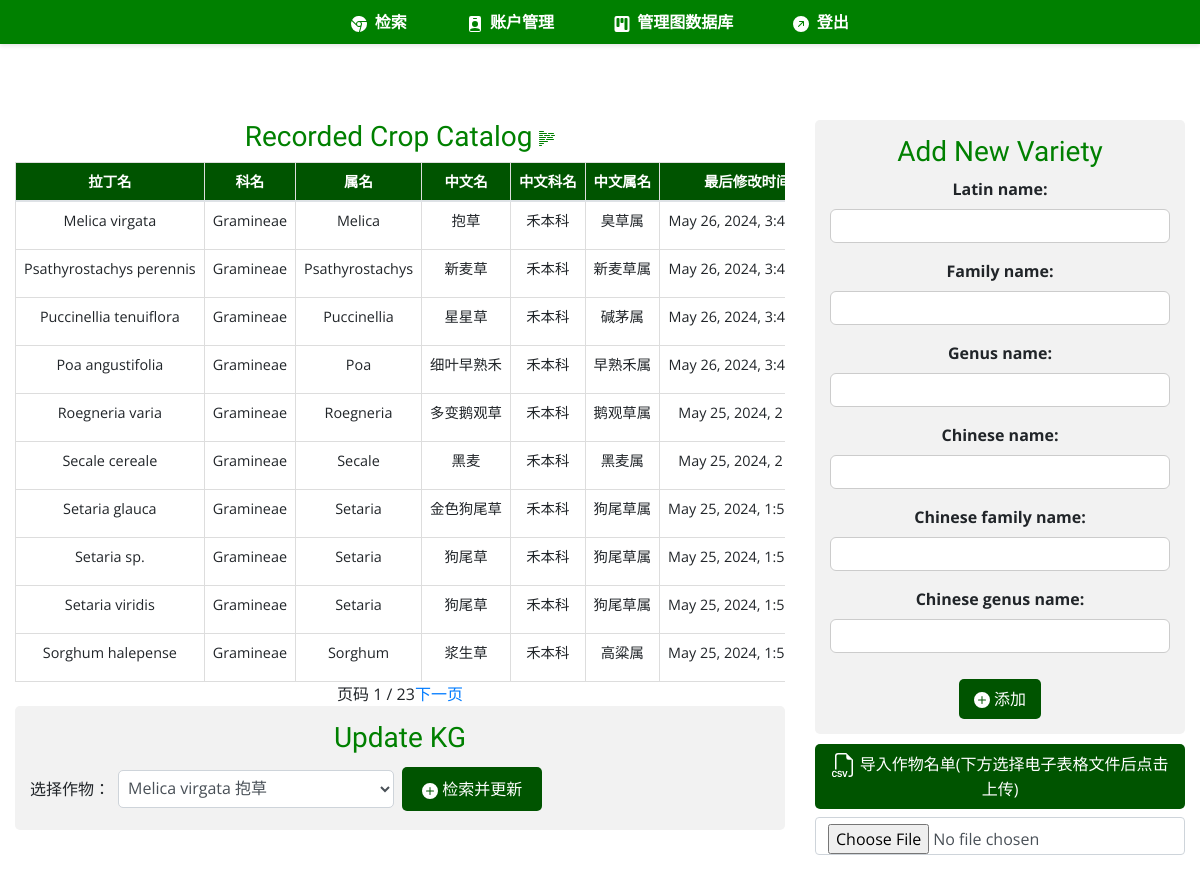
Screenshot of /neo4j_manage/ (signed in) with the database file from the repository.
### neo4j_manage/models.py (models this page shows)
class Crop(models.Model):
    SYNC_CHOICES = (
        ("Y", "Yes"),
        ("N", "No"),
    )
    latin_name = models.CharField(max_length=255, unique=True)
    family_name = models.CharField(max_length=255)
    genus_name = models.CharField(max_length=255)
    chinese_name = models.CharField(max_length=255)
    chinese_family_name = models.CharField(max_length=255)
    chinese_genus_name = models.CharField(max_length=255)
    last_modified = models.DateTimeField(auto_now=True)
    is_synced = models.CharField(max_length=1, choices=SYNC_CHOICES, default="N")
    def __str__(self):
        return f"{self.latin_name} - {self.last_modified.strftime('%Y-%m-%d %H:%M:%S')}"

### neo4j_manage/views.py (the view, shortened to what this page needs)
# urls.py: path("", CropView.as_view(), name="neo4j-manage"),
class CropView(LoginRequiredMixin, Neo4jManagerMixin, View):
    template_name = "neo4j_manage/neo4j_manage.html"
    paginate_by = 10
    def get(self, request, *args, **kwargs):
        crop_list = Crop.objects.order_by("-last_modified")
        print(crop_list)
        paginator = Paginator(crop_list, self.paginate_by)
        print(paginator)
        page_number = request.GET.get("page")
        page_obj = paginator.get_page(page_number)
        print(page_obj)
        form = CropForm()
        return render(request, self.template_name, {"form": form, "page_obj": page_obj})

### neo4j_manage/forms.py
class CropForm(forms.ModelForm):
    class Meta:
        model = Crop
        fields = [
            "latin_name",
            "family_name",
            "genus_name",
            "chinese_name",
            "chinese_family_name",
            "chinese_genus_name",
        ]

### accounts/templatetags/custom_tags.py (called while the page is built)
@register.filter(name="has_group")
def has_group(user, group_name):
    return user.groups.filter(name=group_name).exists()

### neo4j_manage/views.py (called while the page is built)
def is_neo4j_manager(user):
    return user.groups.filter(name="neo4j_manager").exists()

    def test_func(self):
        return is_neo4j_manager(self.request.user)

### neo4j_manage/templates/neo4j_manage/neo4j_manage.html (shortened to what this page needs)
{% extends "base.html" %}
{% load static %}
{% block css_files %}
    <link rel="stylesheet" href="https://stackpath.bootstrapcdn.com/bootstrap/4.5.2/css/bootstrap.min.css">
    <link rel="stylesheet" href="{% static 'css/app.css' %}">
    <link rel="stylesheet" href="{% static 'neo4j_manage/css/list_style.css' %}">
{% endblock %}
{% block content %}
    <div class="container-fluid mt-4">
        <div class="row">
            <div class="col-md-8 d-flex flex-column justify-content-start">
            <h3>
                Recorded Crop Catalog
            </h3>
                <div class="table-responsive">
                    <table class="table table-hover">
                        <thead>
                            <tr>
                                <th scope="col">拉丁名</th>
                                <th scope="col">科名</th>
                                <th scope="col">属名</th>
                                <th scope="col">中文名</th>
                                <th scope="col">中文科名</th>
                                <th scope="col">中文属名</th>
                                <th scope="col">最后修改时间</th>
                            </tr>
                        </thead>
                        <tbody>
                            {% for crop in page_obj %}
                                <tr>
                                    <td>{{ crop.latin_name }}</td>
                                    <td>{{ crop.family_name }}</td>
                                    <td>{{ crop.genus_name }}</td>
                                    <td>{{ crop.chinese_name }}</td>
                                    <td>{{ crop.chinese_family_name }}</td>
                                    <td>{{ crop.chinese_genus_name }}</td>
                                    <td>{{ crop.last_modified }}</td>
                                </tr>
                            {% endfor %}
                        </tbody>
                    </table>
                </div>
                <div class="w-100 d-flex justify-content-center">
                    <div class="pagination">
                        <span>页码 {{ page_obj.number }} / {{ page_obj.paginator.num_pages }}</span>
                        {% if page_obj.has_next %}
                            <a href="?page={{ page_obj.next_page_number }}">下一页</a>
                        {% endif %}
                    </div>
                </div>
                <div class="form-section">
                    <h3>Update KG</h3>
                    <form method="post" id="update-form" class="form-inline">
                        <label for="crop-select" class="my-1 mr-2">选择作物：</label>
                        <select name="crop_name" id="crop-select" class="form-control my-1 mr-sm-2">
                            {% for crop in page_obj %}
                                <option value='{"latin_name": "{{ crop.latin_name }}", "chinese_name": "{{ crop.chinese_name }}"}'>{{ crop.latin_name }} {{ crop.chinese_name }}</option>
                            {% endfor %}
                        </select>
                        <button type="button" class="btn btn-primary my-1" onclick="retrieveDataAndShowModal()">
                            <svg xmlns="http://www.w3.org/2000/svg" width="16" height="16" fill="currentColor" class="bi bi-plus-circle-fill" viewBox="0 0 16 16">
                                <path d="M16 8A8 8 0 1 1 0 8a8 8 0 0 1 16 0M8.5 4.5a.5.5 0 0 0-1 0v3h-3a.5.5 0 0 0 0 1h3v3a.5.5 0 0 0 1 0v-3h3a.5.5 0 0 0 0-1h-3z"/>
                            </svg>
                            检索并更新
                        </button>
                    </form>
                </div>
            </div>
            <div class="col-md-4">
                <div class="form-section">
                <h3>Add New Variety</h3>
                    <form id="addNewCrop" method="post" action="{% url 'neo4j-manage' %}">
                        {% for field in form %}
                            <div class="formcontrol {% if field.errors %}invalid{% endif %}">
                                {{ field.label_tag }}
                                {{ field }}
                            </div>
                        {% endfor %}
                        <button type="submit" class="btn btn-primary">
                            <svg xmlns="http://www.w3.org/2000/svg" width="16" height="16" fill="currentColor" class="bi bi-plus-circle-fill" viewBox="0 0 16 16">
                              <path d="M16 8A8 8 0 1 1 0 8a8 8 0 0 1 16 0M8.5 4.5a.5.5 0 0 0-1 0v3h-3a.5.5 0 0 0 0 1h3v3a.5.5 0 0 0 1 0v-3h3a.5.5 0 0 0 0-1h-3z"/>
                            </svg>
                            添加
                        </button>
                    </form>
                </div>
                <form id="uploadFile" method="post" action='{% url "upload-crop-file" %}', enctype="multipart/form-data" style="display: flex; flex-direction: column;">
                    <div style="padding-bottom: 0.5em">
                        <button type="submit" class="btn btn-primary" title="只允许上传.csv, .xls, .xlsx等电子表格文件，请先选择文件，核对后再操作">
                            导入作物名单(下方选择电子表格文件后点击上传)
                        </button>
                    </div>
                    <div class="input-group mb-3">
                        <input type="file" class="form-control" id="customFile" name="file" accept=".csv, application/vnd.openxmlformats-officedocument.spreadsheetml.sheet, application/vnd.ms-excel">
                    </div>
                </form>
            </div>
        </div>
    </div>
{% endblock %}

### static/css/app.css (style rules this page uses)
* { box-sizing: border-box; }
button { background-color: #008000; color: #FFFFFF; padding: 10px 20px; border: none; border-radius: 5px; cursor: pointer; }
html { font-family: 'Open Sans', sans-serif; }
body { margin: 0; font-family: 'Open Sans', Arial, sans-serif; }
h1, h2, h3 { font-family: 'Kalnia', Arial, sans-serif; color: #008000; }
.btn-primary { padding: 10px 20px; border: none; border-radius: 5px; background-color: #005400; border-color: #003d33; }

### neo4j_manage/static/neo4j_manage/css/list_style.css (style rules this page uses)
.table { font-size: 0.9rem; width: 100%; margin: auto; border-collapse: collapse; }
.table th, .table td { border: 1px solid #ddd; padding: 8px; text-align: center; white-space: nowrap; }
.table thead th { background-color: #005400; color: white; }
.pagination { justify-content: center; }
.form-section { background-color: #f2f2f2; padding: 15px; border-radius: 5px; }
.form-section label { display: block; margin-bottom: 5px; }
.form-section select { padding: 5px; border-radius: 5px; }
.col-md-4 button { color: white; border: none; padding: 8px 15px; margin-top: 10px; border-radius: 5px; }
.formcontrol { margin-bottom: 1rem; }
.formcontrol label { font-weight: bold; margin-bottom: 0.5rem; display: block; }
.formcontrol input, .formcontrol textarea { display: block; width: 100%; font: inherit; padding: 0.25rem; border-radius: 6px; border: 1px solid #ccc; }

### rows the page displays
Crop: latin_name "Melica virgata", family_name "Gramineae", genus_name "Melica", chinese_name "抱草", chinese_family_name "禾本科", chinese_genus_name "臭草属", last_modified "May 26, 2024,…"
Crop: latin_name "Psathyrostachys perennis", family_name "Gramineae", genus_name "Psathyrostachys", chinese_name "新麦草", chinese_family_name "禾本科", chinese_genus_name "新麦草属", last_modified "May 26, 2024,…"
Crop: latin_name "Puccinellia tenuiflora", family_name "Gramineae", genus_name "Puccinellia", chinese_name "星星草", chinese_family_name "禾本科", chinese_genus_name "碱茅属", last_modified "May 26, 2024,…"
Crop: latin_name "Poa angustifolia", family_name "Gramineae", genus_name "Poa", chinese_name "细叶早熟禾", chinese_family_name "禾本科", chinese_genus_name "早熟禾属", last_modified "May 26, 2024,…"
Crop: latin_name "Roegneria varia", family_name "Gramineae", genus_name "Roegneria", chinese_name "多变鹅观草", chinese_family_name "禾本科", chinese_genus_name "鹅观草属", last_modified "May 25, 2024, 2…"
Crop: latin_name "Secale cereale", family_name "Gramineae", genus_name "Secale", chinese_name "黑麦", chinese_family_name "禾本科", chinese_genus_name "黑麦属", last_modified "May 25, 2024, 2…"
Crop: latin_name "Setaria glauca", family_name "Gramineae", genus_name "Setaria", chinese_name "金色狗尾草", chinese_family_name "禾本科", chinese_genus_name "狗尾草属", last_modified "May 25, 2024,…"
Crop: latin_name "Setaria sp.", family_name "Gramineae", genus_name "Setaria", chinese_name "狗尾草", chinese_family_name "禾本科", chinese_genus_name "狗尾草属", last_modified "May 25, 2024,…"
Crop: latin_name "Setaria viridis", family_name "Gramineae", genus_name "Setaria", chinese_name "狗尾草", chinese_family_name "禾本科", chinese_genus_name "狗尾草属", last_modified "May 25, 2024,…"
Crop: latin_name "Sorghum halepense", family_name "Gramineae", genus_name "Sorghum", chinese_name "浆生草", chinese_family_name "禾本科", chinese_genus_name "高粱属", last_modified "May 25, 2024,…"

### other values shown
{{ page_obj.number }} "1"
{{ page_obj.paginator.num_pages }} "23"
{{ field.label_tag }} "Latin name:" "Family name:" "Genus name:" "Chinese name:" "Chinese family name:" "Chinese genus name:"
form field crop_name "Melica virgata 抱草"
